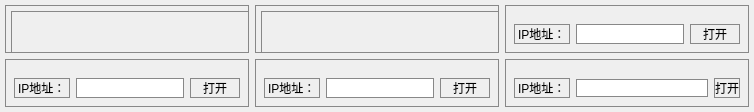
         <widget class="QWidget" name="page_5">
          <layout class="QGridLayout" name="gridLayout_36" rowstretch="0,0" rowminimumheight="1,1">
           <property name="leftMargin">
            <number>5</number>
           </property>
           <property name="topMargin">
            <number>5</number>
           </property>
           <property name="rightMargin">
            <number>5</number>
           </property>
           <property name="bottomMargin">
            <number>5</number>
           </property>
           <item row="1" column="0">
            <widget class="QWidget" name="widget_8" native="true">
             <property name="styleSheet">
              <string notr="true">QWidget {
	border:1px solid #888;
}</string>
             </property>
             <layout class="QGridLayout" name="gridLayout_39" rowminimumheight="10,1">
              <item row="0" column="0" colspan="3">
               <layout class="QGridLayout" name="gridLayout_34"/>
              </item>
              <item row="1" column="0">
               <widget class="QLabel" name="label_62">
                <property name="maximumSize">
                 <size>
                  <width>16777215</width>
                  <height>30</height>
                 </size>
                </property>
                <property name="text">
                 <string>IP地址：</string>
                </property>
               </widget>
              </item>
              <item row="1" column="1">
               <widget class="QLineEdit" name="IP_Edit_9">
                <property name="maximumSize">
                 <size>
                  <width>16777215</width>
                  <height>30</height>
                 </size>
                </property>
               </widget>
              </item>
              <item row="1" column="2">
               <widget class="QPushButton" name="Open_BT_9">
                <property name="minimumSize">
                 <size>
                  <width>50</width>
                  <height>0</height>
                 </size>
                </property>
                <property name="maximumSize">
                 <size>
                  <width>16777215</width>
                  <height>30</height>
                 </size>
                </property>
                <property name="text">
                 <string>打开</string>
                </property>
               </widget>
              </item>
             </layout>
            </widget>
           </item>
           <item row="0" column="2">
            <widget class="QWidget" name="widget_6" native="true">
             <property name="styleSheet">
              <string notr="true">QWidget {
	border:1px solid #888;
}</string>
             </property>
             <layout class="QGridLayout" name="gridLayout_38" rowminimumheight="10,1">
              <item row="0" column="0" colspan="3">
               <layout class="QGridLayout" name="gridLayout_29"/>
              </item>
              <item row="1" column="0">
               <widget class="QLabel" name="label_31">
                <property name="text">
                 <string>IP地址：</string>
                </property>
               </widget>
              </item>
              <item row="1" column="1">
               <widget class="QLineEdit" name="IP_Edit_4">
                <property name="maximumSize">
                 <size>
                  <width>16777215</width>
                  <height>30</height>
                 </size>
                </property>
               </widget>
              </item>
              <item row="1" column="2">
               <widget class="QPushButton" name="Open_BT_4">
                <property name="minimumSize">
                 <size>
                  <width>50</width>
                  <height>0</height>
                 </size>
                </property>
                <property name="maximumSize">
                 <size>
                  <width>16777215</width>
                  <height>30</height>
                 </size>
                </property>
                <property name="text">
                 <string>打开</string>
                </property>
               </widget>
              </item>
             </layout>
            </widget>
           </item>
           <item row="1" column="2">
            <widget class="QWidget" name="widget_9" native="true">
             <property name="styleSheet">
              <string notr="true">QWidget {
	border:1px solid #888;
}</string>
             </property>
             <layout class="QGridLayout" name="gridLayout_41" rowminimumheight="10,1">
              <item row="1" column="2">
               <widget class="QPushButton" name="Open_BT_10">
                <property name="text">
                 <string>打开</string>
                </property>
               </widget>
              </item>
              <item row="1" column="1">
               <widget class="QLineEdit" name="IP_Edit_10"/>
              </item>
              <item row="0" column="0" colspan="3">
               <layout class="QGridLayout" name="gridLayout_35"/>
              </item>
              <item row="1" column="0">
               <widget class="QLabel" name="label_65">
                <property name="text">
                 <string>IP地址：</string>
                </property>
               </widget>
              </item>
             </layout>
            </widget>
           </item>
           <item row="0" column="1">
            <widget class="QWidget" name="widget_5" native="true">
             <property name="styleSheet">
              <string notr="true">QWidget {
	border:1px solid #888;
}</string>
             </property>
             <widget class="QWidget" name="gridLayoutWidget_2">
              <property name="geometry">
               <rect>
                <x>6</x>
                <y>6</y>
                <width>531</width>
                <height>371</height>
               </rect>
              </property>
              <layout class="QGridLayout" name="gridLayout_28"/>
             </widget>
             <widget class="QLabel" name="label_28">
              <property name="geometry">
               <rect>
                <x>6</x>
                <y>384</y>
                <width>43</width>
                <height>16</height>
               </rect>
              </property>
              <property name="sizePolicy">
               <sizepolicy hsizetype="Preferred" vsizetype="Preferred">
                <horstretch>0</horstretch>
                <verstretch>0</verstretch>
               </sizepolicy>
              </property>
              <property name="text">
               <string>IP地址：</string>
              </property>
             </widget>
             <widget class="QLineEdit" name="IP_Edit_3">
              <property name="geometry">
               <rect>
                <x>53</x>
                <y>384</y>
                <width>401</width>
                <height>18</height>
               </rect>
              </property>
              <property name="sizePolicy">
               <sizepolicy hsizetype="Expanding" vsizetype="Preferred">
                <horstretch>0</horstretch>
                <verstretch>0</verstretch>
               </sizepolicy>
              </property>
              <property name="maximumSize">
               <size>
                <width>16777215</width>
                <height>30</height>
               </size>
              </property>
             </widget>
             <widget class="QPushButton" name="Open_BT_3">
              <property name="geometry">
               <rect>
                <x>470</x>
                <y>380</y>
                <width>50</width>
                <height>30</height>
               </rect>
              </property>
              <property name="sizePolicy">
               <sizepolicy hsizetype="Preferred" vsizetype="Preferred">
                <horstretch>0</horstretch>
                <verstretch>0</verstretch>
               </sizepolicy>
              </property>
              <property name="minimumSize">
               <size>
                <width>50</width>
                <height>30</height>
               </size>
              </property>
              <property name="maximumSize">
               <size>
                <width>16777215</width>
                <height>30</height>
               </size>
              </property>
              <property name="text">
               <string>打开</string>
              </property>
             </widget>
            </widget>
           </item>
           <item row="1" column="1">
            <widget class="QWidget" name="widget_7" native="true">
             <property name="styleSheet">
              <string notr="true">QWidget {
	border:1px solid #888;
}</string>
             </property>
             <layout class="QGridLayout" name="gridLayout_40" rowminimumheight="10,1">
              <item row="0" column="0" colspan="3">
               <layout class="QGridLayout" name="gridLayout_33"/>
              </item>
              <item row="1" column="0">
               <widget class="QLabel" name="label_59">
                <property name="text">
                 <string>IP地址：</string>
                </property>
               </widget>
              </item>
              <item row="1" column="1">
               <widget class="QLineEdit" name="IP_Edit_8">
                <property name="maximumSize">
                 <size>
                  <width>16777215</width>
                  <height>30</height>
                 </size>
                </property>
               </widget>
              </item>
              <item row="1" column="2">
               <widget class="QPushButton" name="Open_BT_8">
                <property name="minimumSize">
                 <size>
                  <width>50</width>
                  <height>0</height>
                 </size>
                </property>
                <property name="maximumSize">
                 <size>
                  <width>16777215</width>
                  <height>30</height>
                 </size>
                </property>
                <property name="text">
                 <string>打开</string>
                </property>
               </widget>
              </item>
             </layout>
            </widget>
           </item>
           <item row="0" column="0">
            <widget class="QWidget" name="widget_4" native="true">
             <property name="styleSheet">
              <string notr="true">QWidget {
	border:1px solid #888;
}</string>
             </property>
             <widget class="QWidget" name="gridLayoutWidget">
              <property name="geometry">
               <rect>
                <x>6</x>
                <y>6</y>
                <width>531</width>
                <height>631</height>
               </rect>
              </property>
              <layout class="QGridLayout" name="gridLayout_27"/>
             </widget>
             <widget class="QLabel" name="label_27">
              <property name="geometry">
               <rect>
                <x>10</x>
                <y>650</y>
                <width>43</width>
                <height>16</height>
               </rect>
              </property>
              <property name="text">
               <string>IP地址：</string>
              </property>
             </widget>
             <widget class="QLineEdit" name="IP_Edit_2">
              <property name="geometry">
               <rect>
                <x>57</x>
                <y>650</y>
                <width>421</width>
                <height>18</height>
               </rect>
              </property>
              <property name="maximumSize">
               <size>
                <width>16777215</width>
                <height>30</height>
               </size>
              </property>
             </widget>
             <widget class="QPushButton" name="Open_BT_2">
              <property name="geometry">
               <rect>
                <x>486</x>
                <y>650</y>
                <width>50</width>
                <height>16</height>
               </rect>
              </property>
              <property name="minimumSize">
               <size>
                <width>50</width>
                <height>0</height>
               </size>
              </property>
              <property name="maximumSize">
               <size>
                <width>16777215</width>
                <height>30</height>
               </size>
              </property>
              <property name="text">
               <string>打开</string>
              </property>
             </widget>
            </widget>
           </item>
          </layout>
         </widget>
